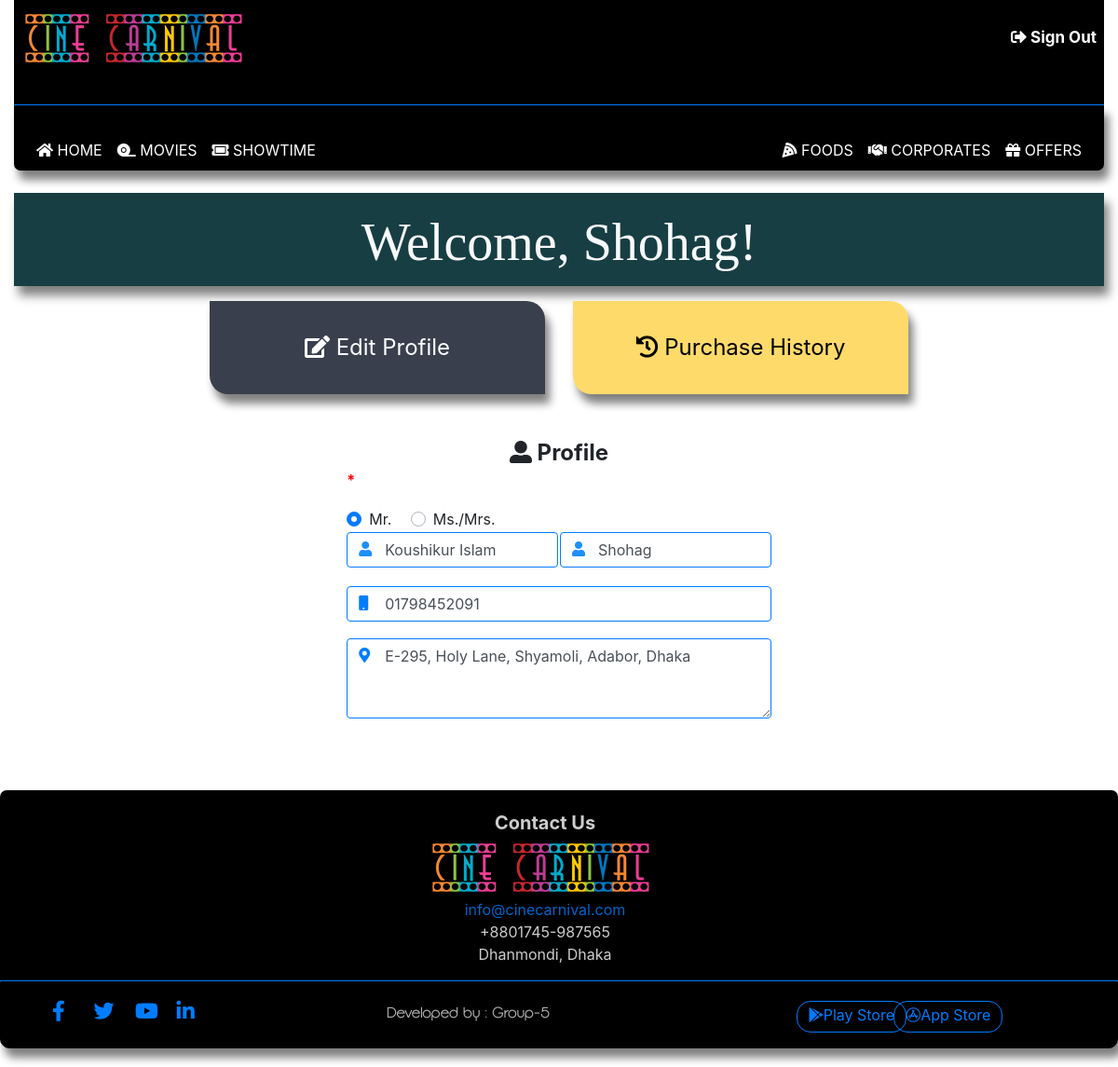
The page /PHP/ProfilePage.php (signed in) on the database its author committed.
### tables this page shows
CREATE TABLE `customer` (
  `c_id` int(10) NOT NULL,
  `gender` varchar(7) NOT NULL,
  `user_name` varchar(30) NOT NULL,
  `first_name` varchar(30) NOT NULL,
  `last_name` varchar(30) NOT NULL,
  `mail` varchar(50) NOT NULL,
  `phone` int(12) NOT NULL,
  `address` varchar(100) DEFAULT NULL,
  `password` varchar(256) NOT NULL,
  `status` varchar(12) NOT NULL,
  `points` int(6) DEFAULT NULL,
  `joining_date` date DEFAULT NULL,
  `user_type` int(2) NOT NULL
);

### PHP/ProfilePage.php (the view, shortened to what this page needs)
<?php
include "DatabaseConnection.php";
$userName = $userType = "";
if (!isset($_SESSION['user_name'])) {
    header("Locations: SignInPage.php");
} else {
    $userName = $_SESSION['user_name'];
}
$gender = $firstName = $lastName = $mail = $phone = $address = $password = $newPassword = $newPasswordToDB = $confirmPassword = $status = $points = $joiningDate = $msg = "";
$query = "SELECT * FROM customer WHERE user_name='$userName' OR mail='$userName';";
$result = mysqli_query($conn, $query);
while ($row = mysqli_fetch_assoc($result)) {
    $firstName = $row['first_name'];
    $lastName = $row['last_name'];
    $phone = $row['phone'];
    $address = $row['address'];
}
$phone = "0" . (string) $phone;
?>
<!DOCTYPE html>
<html lang="en">
<head>
    <link rel="stylesheet" href="https://maxcdn.bootstrapcdn.com/bootstrap/4.0.0/css/bootstrap.min.css">
    <link rel="stylesheet" href="https://cdnjs.cloudflare.com/ajax/libs/font-awesome/5.13.0/css/all.min.css">
    <link rel="stylesheet" href="file:///C:/Users/User/Downloads/fontawesome-free-5.13.0-web/fontawesome-free-5.13.0-web/css/all.css">
    <link rel="stylesheet" href="..\css/style.css">
    <link rel="stylesheet" href="..\css/bootstrap.min.css">
</head>
<body>
    <div class="container-fluid">
        <header>
            <div class="d-flex flex-row flex-nowrap sm-flex-wrap  header-section ">
                <div class="p-2 mr-auto">
                    <a href="index.php"><img src="..\Images/CineCarnival.png" alt="No Image..."></a>
                </div>
                <div class="p-2 align-self-center">
                    <a href="SignInPage.php" style="text-decoration: none;"><i class="fas fa-sign-out-alt"></i> Sign Out</a>
                </div>
            </div>
        </header>
    </div>
    <div class="container-fluid">
        <nav class="navbar navbar-expand-sm text-uppercase nav-area">
            <div class="collapse navbar-collapse" id="navbarMenu">
                <ul class="navbar-nav my-navbar">
                    <li class="nav-item">
                        <a href="index.php" class="nav-link"><i class="fas fa-home"></i> Home</a>
                    </li>
                    <li class="nav-item">
                        <a href="MoviesPage.php" class="nav-link"><i class="fas fa-tape"></i> Movies</a>
                    </li>
                    <li class="nav-item">
                        <a href="Showtime.php" class="nav-link"><i class="fas fa-ticket-alt"></i> Showtime</a>
                    </li>
                </ul>
                <ul class="navbar-nav ml-auto my-navbar">
                    <li class="nav-item">
                        <a href="FoodsPage.php" class="nav-link"><i class="fas fa-pizza-slice"></i></i> Foods</a>
                    </li>
                    <li class="nav-item">
                        <a href="CorporatesPage.php" class="nav-link"><i class="fas fa-handshake"></i> Corporates</a>
                    </li>
                    <li class="nav-item">
                        <a href="OfferPage.php" class="nav-link"><i class="fas fa-gift"></i> Offers</a>
                    </li>
                </ul>
            </div>
        </nav>
        <div class="container-fluid">
            <div class="row mt-4  text-light welcome-box">
                <div class="col text-center">
                    <div class="welcome-to-profile">
                        <label class="text-capitalize" for="" style="font-size: 40px;">
                            <h4 class="display-4">Welcome, <?php echo  $lastName; ?>!</h4>
                        </label>
                    </div>
                </div>
            </div>
            <div class="row justify-content-center mt-3">
                <div class="col-12 col-sm-6 col-lg-4">
                    <button class="profileBtn" style="border-top-right-radius: 20px; border-bottom-left-radius: 20px;" onclick="showProfileSection();hidePurchaseSection();"><i class="fas fa-edit"></i> Edit Profile</button>
                </div>
                <div class="col-12 col-sm-6 col-lg-4">
                    <button class="profileBtn" style="background-color:#feda6a;color:black;border-bottom-left-radius: 20px; border-top-right-radius: 20px;" onclick="showPurchaseSection();hideProfileSection();"><i class="fas fa-history"></i> Purchase History</button>
                </div>
            </div>
            <div class="row justify-content-center">
                <div class="col-12">
                    <div class="row justify-content-center">
                        <div class="col-10 col-sm-10 col-md-8 col-lg-6 col-xl-5">
                            <div id="profileFormSection" style="display: block;">
                                <form action="ProfilePage.php" method="POST">
                                    <table style="width:100%;">
                                        <tr>
                                            <th colspan="2">
                                                <div class="form-group text-center mt-5 mb-0">
                                                    <span class="font-weight-bold text-center h4"><i class="fas fa-user-alt"></i> Profile</span>
                                                </div>
                                            </th>
                                        </tr>
                                        <tr>
                                            <td>
                                                <div>
                                                    <span style="color: red; font-size: 16px; font-weight: bolder;">*<?php echo "$msg"; ?></span>
                                                </div>
                                            </td>
                                        </tr>
                                        <tr>
                                            <td colspan="2">
                                                <div class="custom-control custom-radio custom-control-inline mt-3" id="genderDiv1">
                                                    <label class="custom-control-label" for="customRadio">Mr.</label>
                                                </div>
                                                <div class="custom-control custom-radio custom-control-inline" id="genderDiv2">
                                                    <label class="custom-control-label" for="customRadio2">Ms./Mrs.</label>
                                                </div>
                                            </td>
                                        </tr>
                                        <tr>
                                            <td>
                                                <div class="form-group inputWithIcon" id="fNameDiv">
                                                    <input class="form-control border text-capitalize border-primary" type="text" name="firstName" value="<?php echo "$firstName"; ?>" placeholder="First Name" required>
                                                    <i class="fas fa-user"></i>
                                                </div>
                                            </td>
                                            <td>
                                                <div class="form-group inputWithIcon" id="lNameDiv">
                                                    <input class="form-control border text-capitalize border-primary" type="text" name="lastName" value="<?php echo "$lastName"; ?>" placeholder="Last Name" required>
                                                    <i class="fas fa-user"></i>
                                                </div>
                                            </td>
                                        </tr>
                                        <tr>
                                            <td colspan="2">
                                            </td>
                                        </tr>
                                        <tr>
                                            <td colspan="2">
                                                <div class="form-group inputWithIcon" id="phoneDiv">
                                                    <input class="form-control border border-primary" type="number" name="phone" value="<?php echo "$phone"; ?>" placeholder="Phone" required>
                                                    <i class="fas fa-mobile"></i>
                                                </div>
                                            </td>
                                        </tr>
                                        <tr>
                                            <td colspan="2">
                                                <div class="form-group inputWithIcon" id="addressDiv">
                                                    <textarea name="address" class="form-control text-capitalize border border-primary" cols="30" rows="3" placeholder="Address"><?php echo "$address"; ?></textarea>
                                                    <i class="fas fa-map-marker-alt"></i>
                                                </div>
                                            </td>
                                        </tr>
                                        <tr>
                                            <td colspan="2">
                                            </td>
                                        </tr>
                                        <tr>
                                            <td colspan="2">
                                            </td>
                                        </tr>
                                        <tr>
                                            <td colspan="2">
                                            </td>
                                        </tr>
                                        <tr>
                                            <td colspan="2">
                                            </td>
                                        </tr>
                                    </table>
                                </form>
                            </div>
                        </div>
                    </div>
                </div>
            </div>
        </div>
    </div>
    <div class="container-fluid">
        <footer>
            <div class="row my-footer">
                <div class="col">
                    <ul>
                        <li>Contact Us</li>
                        <li><img src="..\Images/CineCarnival.png" alt=""></li>
                        <li>info@cinecarnival.com</li>
                        <li>+8801745-987565</li>
                        <li>Dhanmondi, Dhaka</li>
                    </ul>
                </div>
            </div>
            <div class="row justify-content-between my-footer-ending">
                <div class="col-12 col-md-4">
                    <ul>
                        <li><a href="#"><i class="fab fa-facebook-f"></i></a></li>
                        <li><a href="#"><i class="fab fa-twitter"></i></a></li>
                        <li><a href="#"><i class="fab fa-youtube"></i></a></li>
                        <li><a href="#"><i class="fab fa-linkedin-in"></i></a></li>
                    </ul>
                </div>
                <div class="col-12 col-md-4 developers-tag">
                    <span>Developed by : Group-5</span>
                </div>
                <div class="col-12 col-md-4 stores">
                    <ul>
                        <li><a href="#"><button type="button" class="btn btn-outline-primary" value="Play Store"><i class="fab fa-google-play"></i>Play Store</button></a></li>
                        <li><a href="#"><button type="button" class="btn btn-outline-primary" value="App Store"><i class="fab fa-app-store"></i>App Store</button></a></li>
                    </ul>
                </div>
            </div>
        </footer>
    </div>
</body>
</html>

### CSS/style.css (style rules this page uses)
body { font-family: 'Lucida Sans', 'Lucida Sans Regular', 'Lucida Grande', 'Lucida Sans Unicode', Geneva, Verdana, sans-serif; }
.welcome-box { box-shadow: 5px 10px 10px grey; height: 100px; padding-top: 20px; font-weight: bold; border-radius: 0px; background-color: #173e43; }
.inputWithIcon input[type=text], .inputWithIcon input[type=email], .inputWithIcon input[type=number], .inputWithIcon input[type=password], .inputWithIcon input[type=date], .inputWithIcon textarea { padding-left: 40px; }
.inputWithIcon { position: relative; }
.inputWithIcon i { position: absolute; left: 0; top: 8px; padding-left: 13px; padding-top: 2px; color: rgb(0, 125, 255); transition: 0.3s; }
.inputWithIcon input[type=text]+i { color: dodgerblue; }
.header-section { padding-bottom: 30px; background-color: black; border-bottom: 1px rgb(0, 125, 255) solid; outline: none; }
.header-section a { color: white; text-decoration: none; font-size: 17px; font-weight: bolder; text-align: right; }
.nav-area { background-color: black; border-bottom-left-radius: 7px; border-bottom-right-radius: 7px; box-shadow: 5px 10px 10px grey; }
.nav-area ul { margin: 0; padding: 0; transition: 0.3s; }
.nav-area li { margin: 0; padding-top: 20px; display: inline; }
.nav-area li a { color: white; padding-bottom: 2px; }
.nav-area ul li:nth-child(1) { float: left; }
.nav-area ul li:nth-child(2) { float: left; }
.nav-area ul li:nth-child(3) { float: right; }
input, button, a, a:active, a:focus { outline: none; }
.my-footer { border-bottom: 1px rgb(0, 125, 255) solid; margin: 0 auto; background-color: black; margin-top: 20px; padding-top: 20px; text-align: center; color: white; border-top-left-radius: 7px; border-top-right-radius: 7px; }
.my-footer li { list-style-type: none; opacity: 0.8; font-size: 16px; padding-right: 70px; }
.my-footer li:nth-child(1) { font-weight: bold; font-size: 20px; }
.my-footer li:nth-child(2) { opacity: 1; }
.my-footer li:nth-child(3) { color: rgb(0, 125, 255); }
.my-footer-ending { background-color: black; padding-top: 20px; margin-bottom: 20px; box-shadow: 5px 10px 10px grey; border: 1px black solid; border-bottom-left-radius: 10px; border-bottom-right-radius: 10px; }
.my-footer-ending li { list-style-type: none; display: inline-flex; opacity: 1; padding: 0; margin: 0; }
.my-footer-ending a { text-decoration: none; font-size: 22px; display: inline-flex; width: 40px; height: auto; background-attachment: #2c3e50; color: rgb(0, 125, 255); transition: 0.4s; }
.my-footer-ending a i { transition: 0.4s all; }
.stores { margin-right: 0px; }
.stores button { width: auto; height: auto; padding-top: 2px; transition: 0.3s; border-radius: 15px; }
.stores a { text-decoration: none; color: white; font-size: 22px; transition: 0.3s; }
.stores li:nth-child(1) { margin-right: 60px; }
.developers-tag span { font-size: 16px; font-weight: normal; font-family: Opificio; color: white; opacity: 0.7; text-align: center; text-justify: auto; }
.welcome-to-profile { font-family: Nikodecs; font-size: 26px; }
.profileBtn { background-color: #393f4d; color: white; width: 100%; height: 100px; outline: none; border-style: none; box-shadow: 5px 10px 10px grey; font-size: 24px; transition: transform .2s; }

### rows shown on the page
customer: last_name "Shohag", firstName "koushikur islam", lastName "shohag", phone "01798452091", address "E-295, Holy Lane, Shyamoli, Adabor, Dhaka"
